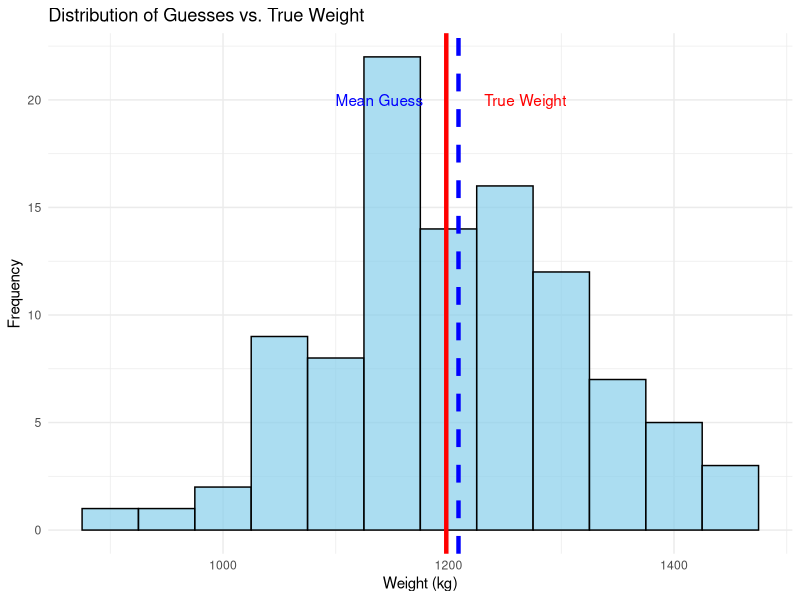

R code for this plot:
## ---- chunk 1
knitr::opts_chunk$set(echo = FALSE, warning = FALSE, message = FALSE)
library(ggplot2)
library(dplyr)
## ---- chunk 2
# Use knitr to include the image instead of direct LaTeX
knitr::include_graphics("https://upload.wikimedia.org/wikipedia/commons/thumb/6/65/Francis_Bacon%2C_Viscount_St_Alban_from_NPG_%282%29.jpg/330px-Francis_Bacon%2C_Viscount_St_Alban_from_NPG_%282%29.jpg")
## ---- chunk 3
# Simulate data for illustration
set.seed(123)
true_weight <- 1198
guesses <- rnorm(100, mean = true_weight, sd = 120)
mean_guess <- mean(guesses)
## ---- chunk 4
df <- data.frame(guess = guesses)
ggplot(df, aes(x = guess)) +
  geom_histogram(binwidth = 50, fill = "skyblue", color = "black", alpha = 0.7) +
  geom_vline(xintercept = true_weight, color = "red", size = 1.5) +
  geom_vline(xintercept = mean_guess, color = "blue", size = 1.5, linetype = "dashed") +
  annotate("text", x = true_weight + 70, y = 20, label = "True Weight", color = "red") +
  annotate("text", x = mean_guess - 70, y = 20, label = "Mean Guess", color = "blue") +
  labs(title = "Distribution of Guesses vs. True Weight",
       x = "Weight (kg)",
       y = "Frequency") +
  theme_minimal()
## ---- chunk 5
# Create a small table of sample guesses
set.seed(456)
sample_guesses <- sample(guesses, 10)
sample_df <- data.frame(
  Participant = 1:10,
  Guess = round(sample_guesses),
  Error = round(sample_guesses - true_weight)
)

# Display summary statistics instead of a table
cat("Summary of sample guesses:\n")
cat("Mean guess:", round(mean(sample_guesses)), "kg\n")
cat("True weight:", true_weight, "kg\n")
cat("Error of mean:", round(mean(sample_guesses) - true_weight), "kg\n")
